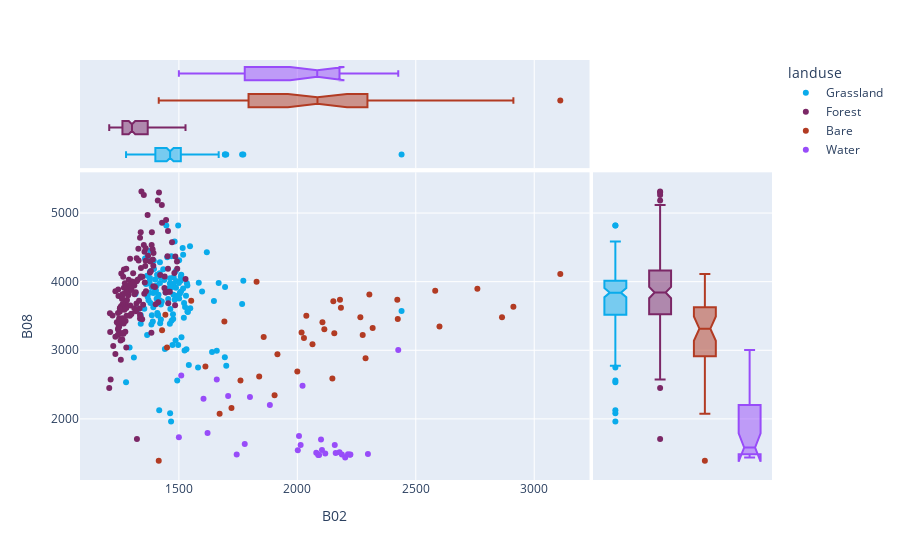

The notebook cell this image was saved under:
### Markdown cell above
The next step is to plot the landuse classes as a function of the different bands. In this example we use the bands Blue (B02) on the x-axis and Infrared (B08) on the y-axis.

### Code cell
# Get bands
band_x_axis = X[:,0]
band_y_axis = X[:,3]

# Make list with landuse classes and colors to be used in plot
landuse_classes_names_array = []
for landuse_class in sample_areas_array[(sample_areas_array > 0)]:
   landuse_classes_names_array.append(id_landuse_class_dict[landuse_class])
   
# Make a Pandas dataframe
df = pd.DataFrame({'x':band_x_axis, 'y':band_y_axis, 'landuse':landuse_classes_names_array})

# Plot
fig = px.scatter(df, x="x", y="y", color='landuse', marginal_x='box', marginal_y='box', category_orders={"landuse": landuse_classes_list}, color_discrete_sequence=landuse_class_color_list, labels = {"x" : "B02", "y" : "B08", })
fig.show()

### Figure 1 — Plotly figure (JSON) as saved in the notebook; plotly's stock layout.template omitted (floating-point values rounded to 4 significant figures; data arrays with more than 128 entries replaced by an {"elided": "..."} marker saying what was removed)
{"data": [{"hovertemplate": "landuse=Grassland<br>B02=%{x}<br>B08=%{y}<extra></extra>", "legendgroup": "Grassland", "marker": {"color": "#0AABEB", "symbol": "circle"}, "mode": "markers", "name": "Grassland", "orientation": "v", "showlegend": true, "type": "scatter", "x": {"elided": "133 int values"}, "xaxis": "x", "y": {"elided": "133 int values"}, "yaxis": "y"}, {"alignmentgroup": "True", "hovertemplate": "landuse=Grassland<br>B02=%{x}<extra></extra>", "legendgroup": "Grassland", "marker": {"color": "#0AABEB", "symbol": "circle"}, "name": "Grassland", "notched": true, "offsetgroup": "Grassland", "showlegend": false, "type": "box", "x": {"elided": "133 int values"}, "xaxis": "x3", "yaxis": "y3"}, {"alignmentgroup": "True", "hovertemplate": "landuse=Grassland<br>B08=%{y}<extra></extra>", "legendgroup": "Grassland", "marker": {"color": "#0AABEB", "symbol": "circle"}, "name": "Grassland", "notched": true, "offsetgroup": "Grassland", "showlegend": false, "type": "box", "xaxis": "x2", "y": {"elided": "133 int values"}, "yaxis": "y2"}, {"hovertemplate": "landuse=Forest<br>B02=%{x}<br>B08=%{y}<extra></extra>", "legendgroup": "Forest", "marker": {"color": "#7B2766", "symbol": "circle"}, "mode": "markers", "name": "Forest", "orientation": "v", "showlegend": true, "type": "scatter", "x": {"elided": "149 int values"}, "xaxis": "x", "y": {"elided": "149 int values"}, "yaxis": "y"}, {"alignmentgroup": "True", "hovertemplate": "landuse=Forest<br>B02=%{x}<extra></extra>", "legendgroup": "Forest", "marker": {"color": "#7B2766", "symbol": "circle"}, "name": "Forest", "notched": true, "offsetgroup": "Forest", "showlegend": false, "type": "box", "x": {"elided": "149 int values"}, "xaxis": "x3", "yaxis": "y3"}, {"alignmentgroup": "True", "hovertemplate": "landuse=Forest<br>B08=%{y}<extra></extra>", "legendgroup": "Forest", "marker": {"color": "#7B2766", "symbol": "circle"}, "name": "Forest", "notched": true, "offsetgroup": "Forest", "showlegend": false, "type": "box", "xaxis": "x2", "y": {"elided": "149 int values"}, "yaxis": "y2"}, {"hovertemplate": "landuse=Bare<br>B02=%{x}<br>B08=%{y}<extra></extra>", "legendgroup": "Bare", "marker": {"color": "#B23B23", "symbol": "circle"}, "mode": "markers", "name": "Bare", "orientation": "v", "showlegend": true, "type": "scatter", "x": [2156, 2152, 1552, 2422, 2180, 1429, 2184, 2038, 2582, 1443, 2106, 2288, 1858, 2912, 2760, 2304, 1415, 1672, 1450, 1828, 3110, 2276, 1760, 1904, 2864, 1839, 2000, 2600, 2148, 2114, 2266, 1692, 2318, 1612, 1722, 2028, 2018, 2424, 2064, 1916], "xaxis": "x", "y": [3248, 3713, 3723, 3736, 3735, 3292, 3618, 3502, 3866, 3516, 3410, 2882, 3192, 3634, 3896, 3813, 1388, 2073, 3041, 4000, 4110, 3222, 2558, 2346, 3481, 2616, 2690, 3346, 2587, 3306, 3483, 3420, 3324, 2762, 2160, 3178, 3260, 3454, 3087, 2941], "yaxis": "y"}, {"alignmentgroup": "True", "hovertemplate": "landuse=Bare<br>B02=%{x}<extra></extra>", "legendgroup": "Bare", "marker": {"color": "#B23B23", "symbol": "circle"}, "name": "Bare", "notched": true, "offsetgroup": "Bare", "showlegend": false, "type": "box", "x": [2156, 2152, 1552, 2422, 2180, 1429, 2184, 2038, 2582, 1443, 2106, 2288, 1858, 2912, 2760, 2304, 1415, 1672, 1450, 1828, 3110, 2276, 1760, 1904, 2864, 1839, 2000, 2600, 2148, 2114, 2266, 1692, 2318, 1612, 1722, 2028, 2018, 2424, 2064, 1916], "xaxis": "x3", "yaxis": "y3"}, {"alignmentgroup": "True", "hovertemplate": "landuse=Bare<br>B08=%{y}<extra></extra>", "legendgroup": "Bare", "marker": {"color": "#B23B23", "symbol": "circle"}, "name": "Bare", "notched": true, "offsetgroup": "Bare", "showlegend": false, "type": "box", "xaxis": "x2", "y": [3248, 3713, 3723, 3736, 3735, 3292, 3618, 3502, 3866, 3516, 3410, 2882, 3192, 3634, 3896, 3813, 1388, 2073, 3041, 4000, 4110, 3222, 2558, 2346, 3481, 2616, 2690, 3346, 2587, 3306, 3483, 3420, 3324, 2762, 2160, 3178, 3260, 3454, 3087, 2941], "yaxis": "y2"}, {"hovertemplate": "landuse=Water<br>B02=%{x}<br>B08=%{y}<extra></extra>", "legendgroup": "Water", "marker": {"color": "#984CF9", "symbol": "circle"}, "mode": "markers", "name": "Water", "orientation": "v", "showlegend": true, "type": "scatter", "x": [2092, 2088, 2118, 2080, 2162, 1510, 2178, 2298, 2022, 2158, 1604, 2202, 1708, 1660, 2426, 1744, 1778, 1621, 2104, 2100, 2007, 2188, 2224, 2222, 1800, 2014, 2214, 1884, 1500, 2002], "xaxis": "x", "y": [1472, 1473, 1495, 1507, 1501, 2634, 1512, 1487, 2484, 1621, 2293, 1438, 2332, 2574, 3003, 1481, 1633, 1796, 1547, 1698, 1750, 1480, 1480, 1478, 2319, 1619, 1483, 2203, 1731, 1544], "yaxis": "y"}, {"alignmentgroup": "True", "hovertemplate": "landuse=Water<br>B02=%{x}<extra></extra>", "legendgroup": "Water", "marker": {"color": "#984CF9", "symbol": "circle"}, "name": "Water", "notched": true, "offsetgroup": "Water", "showlegend": false, "type": "box", "x": [2092, 2088, 2118, 2080, 2162, 1510, 2178, 2298, 2022, 2158, 1604, 2202, 1708, 1660, 2426, 1744, 1778, 1621, 2104, 2100, 2007, 2188, 2224, 2222, 1800, 2014, 2214, 1884, 1500, 2002], "xaxis": "x3", "yaxis": "y3"}, {"alignmentgroup": "True", "hovertemplate": "landuse=Water<br>B08=%{y}<extra></extra>", "legendgroup": "Water", "marker": {"color": "#984CF9", "symbol": "circle"}, "name": "Water", "notched": true, "offsetgroup": "Water", "showlegend": false, "type": "box", "xaxis": "x2", "y": [1472, 1473, 1495, 1507, 1501, 2634, 1512, 1487, 2484, 1621, 2293, 1438, 2332, 2574, 3003, 1481, 1633, 1796, 1547, 1698, 1750, 1480, 1480, 1478, 2319, 1619, 1483, 2203, 1731, 1544], "yaxis": "y2"}], "layout": {"legend": {"title": {"text": "landuse"}, "tracegroupgap": 0}, "margin": {"t": 60}, "xaxis": {"anchor": "y", "domain": [0, 0.7363], "title": {"text": "B02"}}, "xaxis2": {"anchor": "y2", "domain": [0.7413, 1], "matches": "x2", "showgrid": false, "showline": false, "showticklabels": false, "ticks": ""}, "xaxis3": {"anchor": "y3", "domain": [0, 0.7363], "matches": "x", "showgrid": true, "showticklabels": false}, "xaxis4": {"anchor": "y4", "domain": [0.7413, 1], "matches": "x2", "showgrid": false, "showline": false, "showticklabels": false, "ticks": ""}, "yaxis": {"anchor": "x", "domain": [0, 0.7326], "title": {"text": "B08"}}, "yaxis2": {"anchor": "x2", "domain": [0, 0.7326], "matches": "y", "showgrid": true, "showticklabels": false}, "yaxis3": {"anchor": "x3", "domain": [0.7426, 1], "matches": "y3", "showgrid": false, "showline": false, "showticklabels": false, "ticks": ""}, "yaxis4": {"anchor": "x4", "domain": [0.7426, 1], "matches": "y3", "showgrid": true, "showline": false, "showticklabels": false, "ticks": ""}}}
